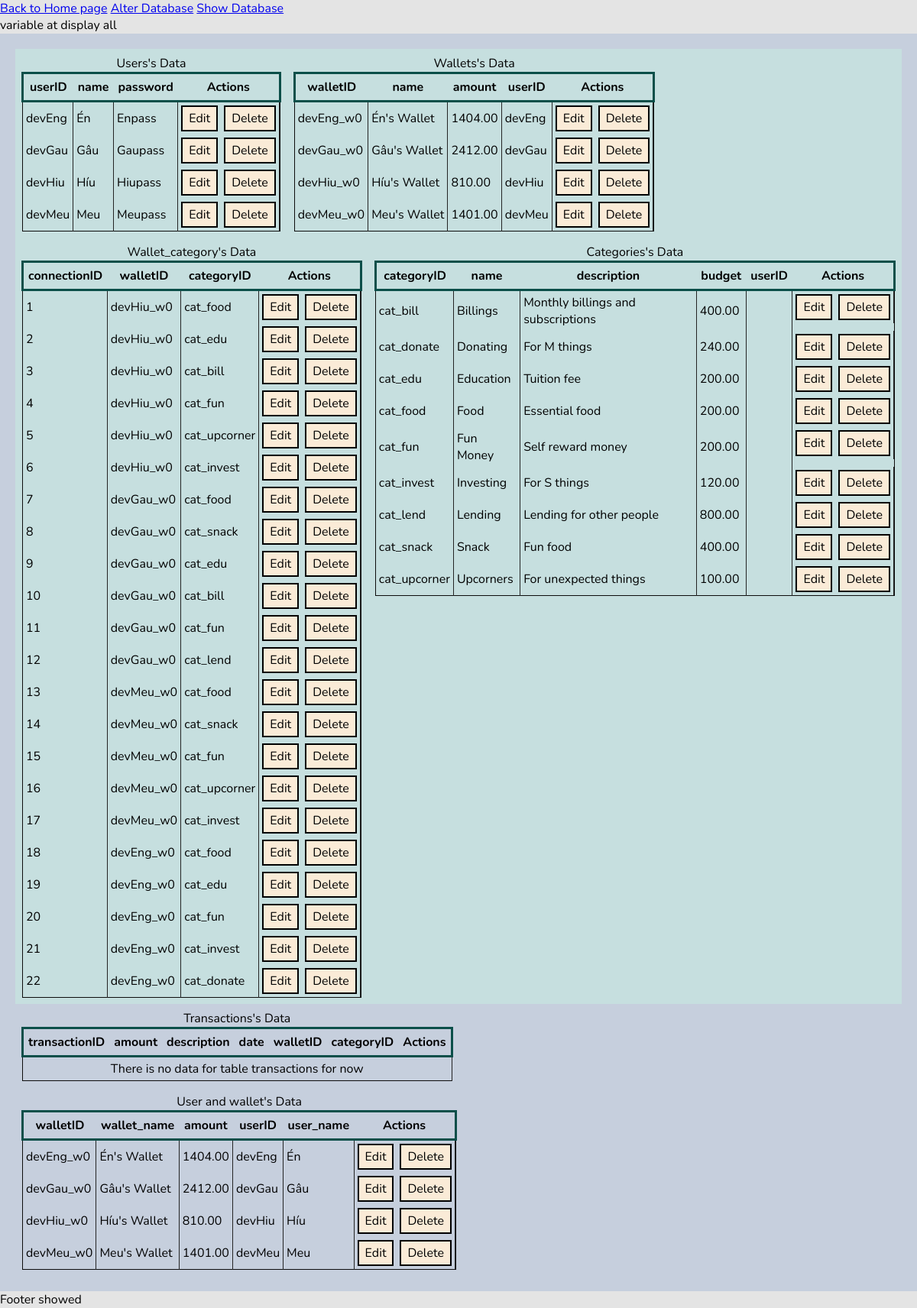
/servers/display-all.php, run on the app's committed database.
### tables this page shows
CREATE TABLE users (
	userID VARCHAR(255) NOT NULL,
	name VARCHAR(100),
	password VARCHAR(255),
	PRIMARY KEY (userID)
     
);

CREATE TABLE wallets (
	walletID VARCHAR(255) NOT NULL,
	name VARCHAR(100),
	amount DECIMAL(36, 2),
	PRIMARY KEY (walletID),

	userID VARCHAR(255) NOT NULL,
	CONSTRAINT fk_userID_w FOREIGN KEY (userID) REFERENCES users(userID) ON DELETE CASCADE
);

CREATE TABLE wallet_category (  
	walletID VARCHAR(255),
	categoryID VARCHAR(255),
	CONSTRAINT fk_walletID_wc FOREIGN KEY(walletID) REFERENCES wallets(walletID),
	CONSTRAINT fk_categoryID_wc FOREIGN KEY(categoryID) REFERENCES categories(categoryID)
);

CREATE TABLE categories (
	categoryID VARCHAR(255) NOT NULL,
	name VARCHAR(100),
	description TEXT,
	budget DECIMAL(36, 2),
	PRIMARY KEY (categoryID),
	
	userID VARCHAR(255),
	CONSTRAINT fk_userID_c FOREIGN KEY (userID) REFERENCES users(userID) ON DELETE CASCADE
);

### servers/display/display-data.php (the view, shortened to what this page needs)
<?php
	$data_query = "SELECT * FROM $target_table";
    if(isset($custom_query)) {
        $data_query = $custom_query;
    } else {
		$column_field_name_query = "SHOW COLUMNS FROM $target_table";
		$column_field_name_result = mysqli_query($connection, $column_field_name_query);
	}
	$data_query_result = mysqli_query($connection, $data_query);
	$data_list = mysqli_fetch_all($data_query_result, MYSQLI_ASSOC);
	if (isset($target_table_size)) {
		$target_table_size = @$target_table_size;
	} else {
		$target_table_size = 1;
	}
?>
<div class="container">
	<table class="data-table <?php echo $target_table_size; ?>">
		<caption>
			<?php
				if(isset($custom_table_name)) {
					echo ucfirst($custom_table_name);
				} else {
					echo ucfirst($target_table);
				}
			?>'s Data
		</caption>
		<thead>
			<tr>
				<?php
					if ($column_field_name_result) {
						$column_count = 0;
						if (isset($custom_query)) {
							foreach (array_keys($data_list[0]) as $field) {
								echo '<th>' . $field . '</th>';
							}
						} else {
							while ($column = mysqli_fetch_array($column_field_name_result)) {
								echo '<th>' . $column["Field"] . '</th>';
								++$column_count;
							}
						}
					} else {
						echo "Error: " . $connection->error;
					}
				?>
				<th>Actions</th>
			</tr>
		</thead>
		<tbody>
			<?php if (empty($data_list)): ?>
				<tr><td class="text-center" colspan="<?php echo $column_count + 1; ?>">
					<p>There is no data for table <?php echo $target_table; ?> for now</p>
				</td></tr>
			<?php endif; ?>
			<?php foreach ($data_list as $data): ?>
				<tr>
					<?php
						$countKey = 0;
						$recordID = "";
						foreach (array_keys($data) as $key) {
							if ($countKey == 0) {
								$recordID = $data[$key];
								$countKey++;
							}
							echo "<td>$data[$key]</td>";
						}
					?>
					<td style="display: flex; gap: 8px;">
						<?php
							$delete_page = SITEURL . "servers/alter/";
							if ($target_table == "transactions") {
								$delete_page = $delete_page . "delete-transaction.php";
							} elseif (
								$target_table == "categories" ||
								$target_table == "wallets" ||
								$target_table == "wallet_category") {
								$delete_page = $delete_page . "delete-wallet_category.php";
							} else {
								$delete_page = $delete_page . "wtf-are-u-doing.php";
							}
						?>
						<button class="action-btn edit notYet">Edit</button>
						<a
							href="<?php
								echo $delete_page . "?recordID=" . $recordID .
								"&fromTable=" . $target_table .
								"&fromPage=display";
							?>"
							class="action-btn delete notYet"
							data-table-id="<?php echo $target_table; ?>"
							data-record-id="<?php echo $recordID; ?>"
							>Delete
						</a>
					</td>
				</tr>
			<?php endforeach; ?>
		</tbody>
	</table>
</div>

### styles/server.css (style rules this page uses)
* { margin: 0; padding: 0; box-sizing: border-box; font-family: 'Nunito', sans-serif; font-size: 16px; border-collapse: collapse; }
:root { --dark: #0d0d0d; --light: #e4e4e4; }
html { scroll-behavior: smooth; }
body { background-color: #e4e4e4; }
.text-center { text-align: center; }
.notYet { position: relative; }
table.data-table { margin: 8px; border: 1px solid #0d0d0d; max-width: 800px; }
table.data-table > thead > tr { border: 3px solid rgb(11, 79, 73); }
table.data-table > thead > tr > th { border-bottom: 2px solid #242424; padding: 6px; }
table.data-table > tbody > tr > td { border-right: 1px solid #242424; padding: 4px; }
table.data-table .action-btn { padding: 4px 8px; background-color: antiquewhite; color: #000; text-decoration: none; display: inline-block; border: 2px solid #000; }

### data on the page
users: userID "devEng", name "Én", password "Enpass"
users: userID "devGau", name "Gâu", password "Gaupass"
users: userID "devHiu", name "Híu", password "Hiupass"
users: userID "devMeu", name "Meu", password "Meupass"
wallets: walletID "devEng_w0", name "Én's Wallet", amount "1404.00", userID "devEng", userID.userID "devEng", userID.name "Én"
wallets: walletID "devGau_w0", name "Gâu's Wallet", amount "2412.00", userID "devGau", userID.userID "devGau", userID.name "Gâu"
wallets: walletID "devHiu_w0", name "Híu's Wallet", amount "810.00", userID "devHiu", userID.userID "devHiu", userID.name "Híu"
wallets: walletID "devMeu_w0", name "Meu's Wallet", amount "1401.00", userID "devMeu", userID.userID "devMeu", userID.name "Meu"
wallet_category: connectionID "1", walletID "devHiu_w0", categoryID "cat_food"
wallet_category: connectionID "2", walletID "devHiu_w0", categoryID "cat_edu"
wallet_category: connectionID "3", walletID "devHiu_w0", categoryID "cat_bill"
wallet_category: connectionID "4", walletID "devHiu_w0", categoryID "cat_fun"
wallet_category: connectionID "5", walletID "devHiu_w0", categoryID "cat_upcorner"
wallet_category: connectionID "6", walletID "devHiu_w0", categoryID "cat_invest"
wallet_category: connectionID "7", walletID "devGau_w0", categoryID "cat_food"
wallet_category: connectionID "8", walletID "devGau_w0", categoryID "cat_snack"
wallet_category: connectionID "9", walletID "devGau_w0", categoryID "cat_edu"
wallet_category: connectionID "10", walletID "devGau_w0", categoryID "cat_bill"
wallet_category: connectionID "11", walletID "devGau_w0", categoryID "cat_fun"
wallet_category: connectionID "12", walletID "devGau_w0", categoryID "cat_lend"
wallet_category: connectionID "13", walletID "devMeu_w0", categoryID "cat_food"
wallet_category: connectionID "14", walletID "devMeu_w0", categoryID "cat_snack"
wallet_category: connectionID "15", walletID "devMeu_w0", categoryID "cat_fun"
wallet_category: connectionID "16", walletID "devMeu_w0", categoryID "cat_upcorner"
wallet_category: connectionID "17", walletID "devMeu_w0", categoryID "cat_invest"
wallet_category: connectionID "18", walletID "devEng_w0", categoryID "cat_food"
wallet_category: connectionID "19", walletID "devEng_w0", categoryID "cat_edu"
wallet_category: connectionID "20", walletID "devEng_w0", categoryID "cat_fun"
wallet_category: connectionID "21", walletID "devEng_w0", categoryID "cat_invest"
wallet_category: connectionID "22", walletID "devEng_w0", categoryID "cat_donate"
categories: categoryID "cat_bill", name "Billings", description "Monthly billings and subscriptions", budget "400.00"
categories: categoryID "cat_donate", name "Donating", description "For M things", budget "240.00"
categories: categoryID "cat_edu", name "Education", description "Tuition fee", budget "200.00"
categories: categoryID "cat_food", name "Food", description "Essential food", budget "200.00"
categories: categoryID "cat_fun", name "Fun Money", description "Self reward money", budget "200.00"
categories: categoryID "cat_invest", name "Investing", description "For S things", budget "120.00"
categories: categoryID "cat_lend", name "Lending", description "Lending for other people", budget "800.00"
categories: categoryID "cat_snack", name "Snack", description "Fun food", budget "400.00"
categories: categoryID "cat_upcorner", name "Upcorners", description "For unexpected things", budget "100.00"

### other printed values
$_SESSION["session_variable"] "variable at display all"
$target_table "Users Wallets Wallet_category Categories Transactions"
$column["Field"] "userID"
$column["Field"] "name"
$column["Field"] "password"
$column["Field"] "walletID"
$column["Field"] "amount"
$column["Field"] "connectionID"
$column["Field"] "categoryID"
$column["Field"] "description"
$column["Field"] "budget"
$column["Field"] "transactionID"
$column["Field"] "date"
$target_table "transactions"
$custom_table_name "User and wallet"
